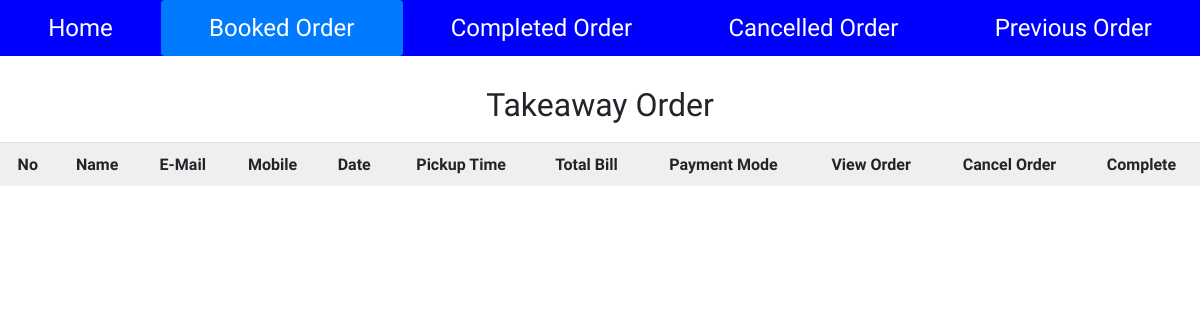
/admin/admin/view_takeaway_order.php, run on an earlier commit of the app's database.
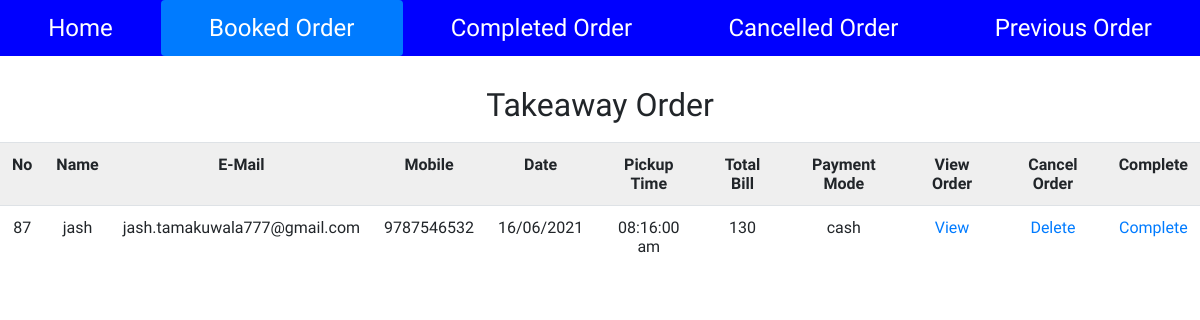
And on a later commit of the database.
### tables this page shows
CREATE TABLE IF NOT EXISTS `takeaway_user` (
  `tuid` int(10) NOT NULL AUTO_INCREMENT,
  `name` varchar(150) NOT NULL,
  `email` varchar(150) NOT NULL,
  `mobile_no` varchar(12) NOT NULL,
  `date_time` datetime NOT NULL,
  `total_bill` int(12) NOT NULL,
  `status` int(2) NOT NULL,
  `time_of_delivery` time NOT NULL,
  `payment_mode` varchar(100) NOT NULL,
  PRIMARY KEY (`tuid`)
);

### admin/admin/view_takeaway_order.php (the view, shortened to what this page needs)
<?php
    require 'db.php';
    $q = "select * from takeaway_user where status = 0 order by tuid DESC";
    $exec = mysqli_query($con,$q);
?>
<html>
    <head>
        <link rel="stylesheet" href="https://maxcdn.bootstrapcdn.com/bootstrap/4.5.2/css/bootstrap.min.css">
    </head>
    <body>
    <nav class="nav nav-pills flex-column flex-sm-row">
  <a class="flex-sm-fill text-sm-center nav-link" href="admin-panel.php">Home</a>
  <a class="flex-sm-fill text-sm-center nav-link active" href="view_takeaway_order.php">Booked Order</a>
  <a class="flex-sm-fill text-sm-center nav-link" href="view_takeaway_complete_order.php">Completed Order</a>
  <a class="flex-sm-fill text-sm-center nav-link" href="view_takeaway_cancelled_order.php">Cancelled Order</a>
  <a class="flex-sm-fill text-sm-center nav-link" href="view_previous_order.php">Previous Order</a>
</nav>
        <div class="empty">
        </div>
        <h2> Takeaway Order </h2>
        <div class="table-responsive">
            <table class="table">
                <tr>
                    <th>No</th>
                    <th>Name </th>
                    <th>E-Mail </th>
                    <th>Mobile</th>
                    <th>Date </th>
                    <th>Pickup Time</th>
                    <th>Total Bill</th>
                    <th>Payment Mode</th>
                    <th>View Order </th>
                    <th>Cancel Order </th>
                    <th>Complete </th>
                </tr>
                <?php
                    while($r = mysqli_fetch_array($exec))
                    {
                ?>
                <tr>
                    <td><?php echo $r['tuid']; ?></td>
                    <td><?php echo $r['name']; ?></td>
                    <td><?php echo $r['email']; ?></td>
                    <td><?php echo $r['mobile_no']; ?></td>
                    <td><?php echo date('d/m/Y',strtotime($r['date_time'])); ?></td>
                    <td><?php echo date('h:i:s a',strtotime($r['time_of_delivery'])); ?></td>
                    <td><?php echo $r['total_bill']; ?></td>
                    <td><?php echo $r['payment_mode']; ?></td>
                    <td><a href="view_order_details.php?tuid=<?php echo $r['tuid']; ?>" > View </a></td>
                    <td><a href="delete_takeaway_order.php?tuid=<?php echo $r['tuid']; ?>" > Delete </a></td>
                    <td><a href="complete_takeaway.php?tuid=<?php echo $r['tuid']; ?>" > Complete </a></td>
                </tr>
                <?php
                    }
                ?>
            </table>
        </div>
    </body>
</html>

What changed in the data, as far as the page shows it:
added takeaway_user: tuid "87", name "jash", email "jash.tamakuwala777@gmail.com", mobile_no "9787546532", date_time "16/06/2021", time_of_delivery "08:16:00 am", total_bill "130", payment_mode "cash"
